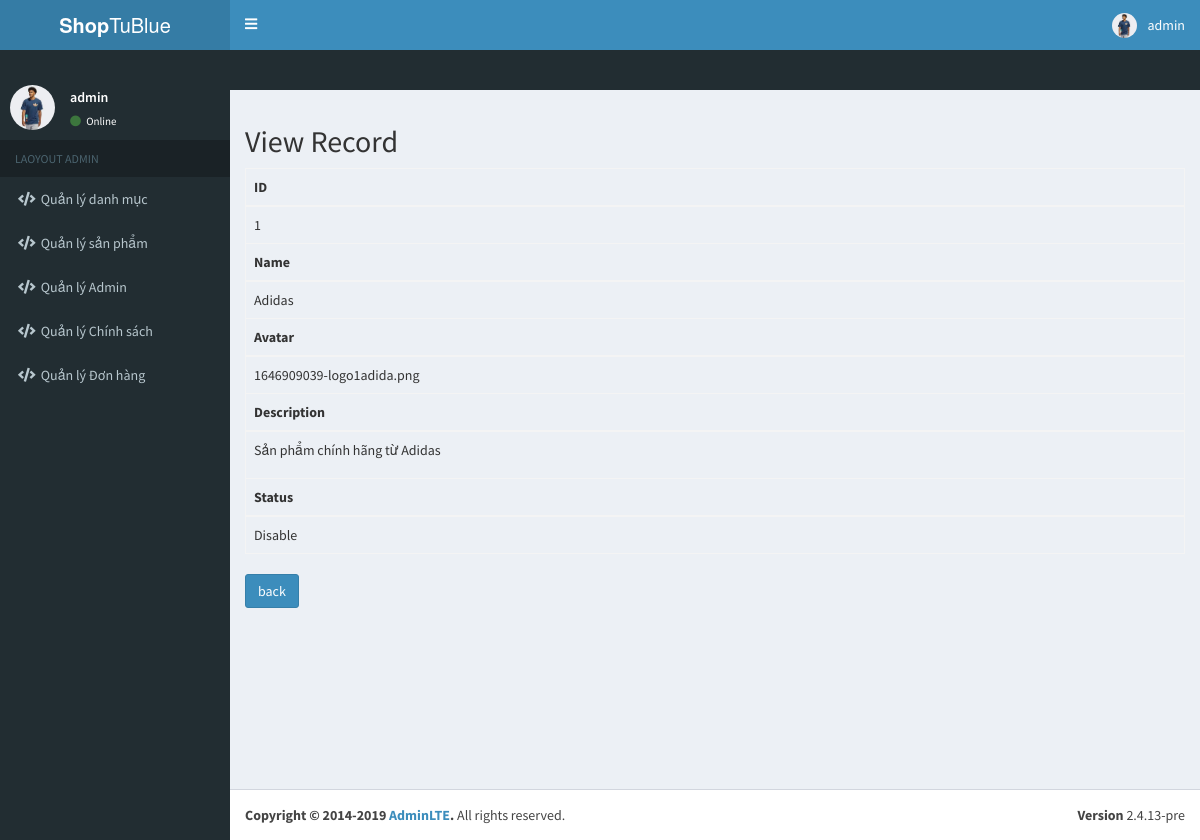
Screenshot of /Backend/index.php?controller=category&action=detail&id=1 (signed in) with the database file from the repository.
### tables this page shows
CREATE TABLE `categories` (
  `id` int(11) NOT NULL,
  `name` varchar(255) NOT NULL,
  `avatar` varchar(255) NOT NULL,
  `description` text DEFAULT NULL,
  `status` tinyint(8) DEFAULT 0,
  `updated_at` datetime DEFAULT current_timestamp(),
  `created_at` timestamp NOT NULL DEFAULT current_timestamp()
);

### Backend/controllers/Controller.php (called while the page is built, shortened)
<?php
class Controller {
    public function render($view_path,$variables=[]){
        extract($variables);
        require_once "$view_path";
        $render_view = ob_get_clean();
        return $render_view;
    }
}

### Backend/controllers/CategoryController.php (called while the page is built, shortened)
<?php
require_once "controllers/Controller.php";
require_once "models/Category.php";
class CategoryController extends  Controller{
    public function detail(){
        $id = $_GET['id'];
        $categories_model = new Category();
        $category = $categories_model->getOne($id);
        $this->content = $this->render("views/category/detail.php",['category'=>$category]);
        require_once "views/layouts/main.php";
    }
}

### Backend/index.php (called while the page is built, shortened)
    <?php
$action = isset($_GET['action'])? $_GET['action'] : "index";
$obj = new $controller;
$obj->$action();

### Backend/models/Model.php (called while the page is built, shortened)
<?php
class Model{
     public function __construct(){
         try {
             $this->connection = new PDO(Database::DB_DSN,Database::DB_USERNAME,Database::DB_PASSWORD);
         }catch (Exception $e){
             die("không tồn tại:" . $e->getMessage() );
         }
     }
}

### Backend/models/Category.php (called while the page is built, shortened)
<?php
require_once "models/Model.php";
class Category extends Model{
    public function getOne($id){
        $obj_select_one = $this->connection->prepare("SELECT * FROM categories where id= :id");
        $selet = [
            ':id'=> $id
        ];
        $obj_select_one->execute($selet);
        return $obj_select_one->fetch(PDO::FETCH_ASSOC);
    }
}

### Backend/views/category/detail.php (the view, shortened to what this page needs)
<h2>View Record</h2>
<table class="table table-bordered" >
    <thead>
    <tr>
        <th>ID</th>
    </tr>
    </thead>
    <tbody>
    <tr>
        <td><?php echo $category['id'];?></td>
    </tr>
    </tbody>
    <thead>
    <tr>
        <th>Name</th>
    </tr>
    </thead>
    <tbody>
    <tr>
        <td><?php echo $category['name'];?></td>
    </tr>
    </tbody>
    <thead>
    <tr>
        <th>Avatar</th>
    </tr>
    </thead>
    <tbody>
    <tr>
        <td><?php echo $category['avatar'];?></td>
    </tr>
    </tbody>
    <thead>
    <tr>
        <th>Description</th>
    </tr>
    </thead>
    <tbody>
    <tr>
        <td><?php echo $category['description'];?></td>
    </tr>
    </tbody>
    <thead>
    <tr>
        <th>Status</th>
    </tr>
    </thead>
    <tbody>
    <tr>
        <td>
            <?php
                $category_text = 'Active';
                if ($category['status']==0){
                    $category_text = 'Disable';
                }
                echo $category_text;
            ;?>
        </td>
    </tr>
</table>
<form method="post" action="">
    <input type="submit" name="submit" value="back" class="btn btn-primary">
</form>

### Backend/assets/css/style.css (style rules this page uses)
:root { --success: green; --error: rgb(253, 16, 16); --success-light: rgba(0, 128, 0, 0.4); --error-light: rgba(243, 16, 16, 0.4); }

### rows the page displays
categories: id "1", name "Adidas", avatar "1646909039-logo1adida.png", description "Sản phẩm chính hãng từ Adidas", status "Disable"

### other values shown
$username "admin"
